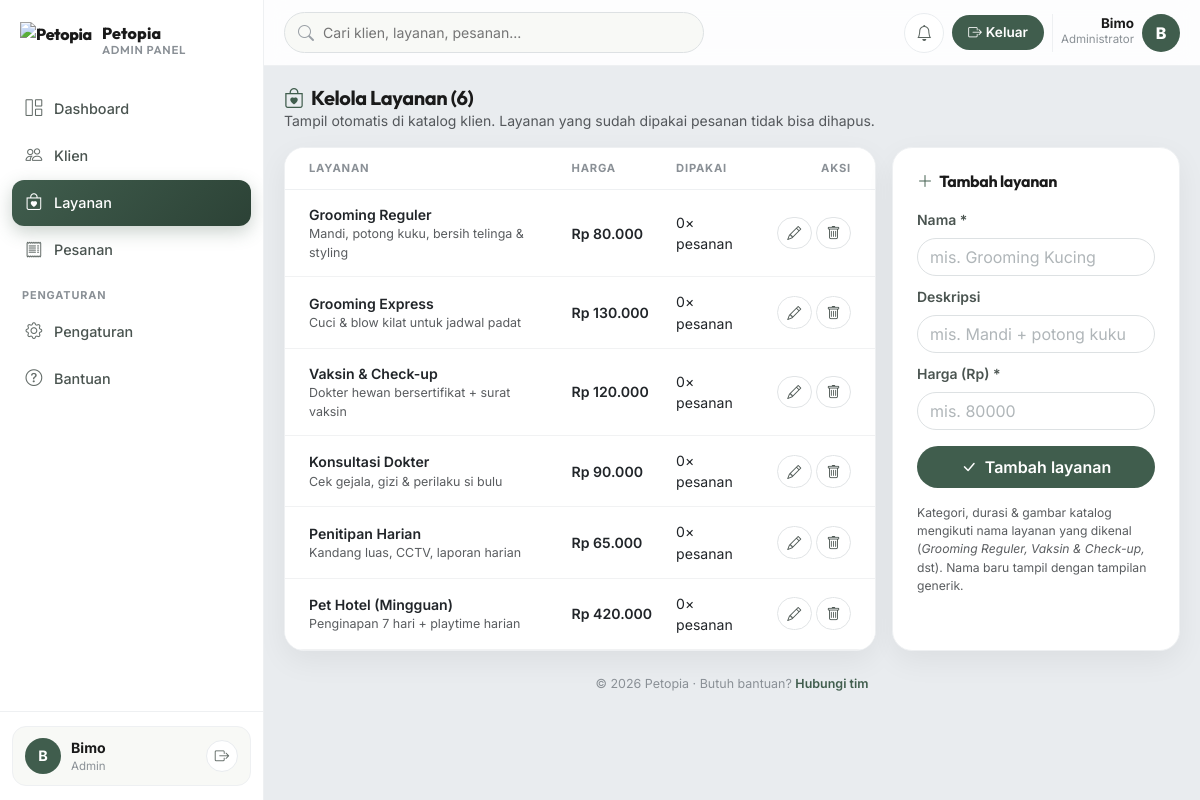
Page /routes/admin/admin_layanan.php (signed in) on the committed database.
### tables this page shows
CREATE TABLE `pelayanan` (
  `id_pelayanan` int NOT NULL AUTO_INCREMENT,
  `nama_layanan` varchar(100) NOT NULL,
  `deskripsi` varchar(256) DEFAULT NULL,
  `harga_perhari` int DEFAULT NULL,
  PRIMARY KEY (`id_pelayanan`)
);

### app/Core/helpers.php (called while the page is built, shortened)
<?php
function base_url(string $path = ''): string
{
    $uri = parse_url($_SERVER['REQUEST_URI'] ?? '/', PHP_URL_PATH) ?: '/';
    $uri = str_replace('\\', '/', $uri);
    $base = (substr($uri, -1) === '/') ? rtrim($uri, '/') : dirname($uri);
    $base = str_replace('\\', '/', $base);
    return $base . '/' . ltrim($path, '/');
}
function asset(string $path): string
{
    return base_url($path);
}
function view(string $name, array $data = []): void
{
    extract($data);
    require BASE_PATH . '/app/Views/' . $name . '.php';
}

### app/Controllers/AdminController.php (called while the page is built, shortened)
<?php
class AdminController
{
    private $db;
    public function __construct($koneksi)
    {
        $this->db = $koneksi;
    }
    public function layanan(): void
    {
        $edit = null;
        $rows = LayananModel::all($this->db);
        view('admin/layanan', ['layanan' => $rows, 'edit' => $edit, 'notifPending' => BookingModel::countByStatus($this->db, 'P')]);
    }
}

### routes/admin/admin_layanan.php (called while the page is built)
<?php
require_once dirname(__DIR__, 2) . '/app/bootstrap.php';
(new AdminController($koneksi))->layanan();

### app/Models/LayananModel.php (called while the page is built, shortened)
<?php
class LayananModel
{
    public static function all($koneksi): array
    {
        $q = mysqli_query($koneksi, "SELECT * FROM pelayanan ORDER BY id_pelayanan ASC");
        $rows = [];
        while ($r = mysqli_fetch_assoc($q)) {
            $rows[] = $r;
        }
        return $rows;
    }
}

### app/Views/admin/layanan.php (the view, shortened to what this page needs)
<?php $judul = 'Layanan - Admin Petopia'; $menuAktif = 'layanan'; require BASE_PATH . '/app/Views/partials/admin_top.php'; ?>
    <div class="d-flex flex-wrap justify-content-between align-items-center gap-2 mb-3">
      <div>
        <h5 class="fw-bold mb-0" style="letter-spacing:-.02em"><i class="bi bi-bag-heart me-1" style="color:var(--green)"></i> Kelola Layanan (<?php echo count($layanan); ?>)</h5>
        <div class="small text-muted">Tampil otomatis di katalog klien. Layanan yang sudah dipakai pesanan tidak bisa dihapus.</div>
      </div>
    </div>
    <div class="row g-3">
      <div class="col-12 col-xl-8">
        <div class="card-soft overflow-hidden h-100">
          <div class="table-responsive">
            <table class="table table-hover align-middle mb-0">
              <thead><tr><th class="ps-4">Layanan</th><th>Harga</th><th>Dipakai</th><th class="text-end pe-4">Aksi</th></tr></thead>
              <tbody style="font-size:.88rem">
                <?php foreach ($layanan as $l): ?>
                <tr>
                  <td class="ps-4">
                    <div class="fw-semibold"><?php echo htmlspecialchars($l['nama_layanan']); ?></div>
                    <div class="text-muted" style="font-size:.78rem"><?php echo htmlspecialchars($l['deskripsi'] ?? ''); ?></div>
                  </td>
                  <td class="fw-semibold" style="white-space:nowrap">Rp <?php echo number_format((int) $l['harga_perhari'], 0, ',', '.'); ?></td>
                  <td><?php echo (int) $l['dipakai']; ?>× pesanan</td>
                  <td class="text-end pe-4" style="white-space:nowrap">
                    <a href="admin_layanan.php?edit=<?php echo (int) $l['id_pelayanan']; ?>" class="btn btn-ghost btn-sm" style="padding:.3rem .6rem" title="Ubah"><i class="bi bi-pencil"></i></a>
                    <a href="hapus_layanan.php?id=<?php echo (int) $l['id_pelayanan']; ?>" class="btn btn-ghost btn-sm" style="padding:.3rem .6rem" title="Hapus" onclick="return confirm('Hapus layanan ini?')"><i class="bi bi-trash"></i></a>
                  </td>
                </tr>
                <?php endforeach; ?>
              </tbody>
            </table>
          </div>
        </div>
      </div>
      <div class="col-12 col-xl-4">
        <div class="card-soft p-4 h-100">
          <h6 class="fw-bold mb-3"><i class="bi bi-<?php echo $edit ? 'pencil' : 'plus-lg'; ?> me-1" style="color:var(--green)"></i> <?php echo $edit ? 'Ubah layanan' : 'Tambah layanan'; ?></h6>
          <form action="proses_layanan.php" method="POST">
            <div class="mb-2">
              <label class="form-label small fw-semibold" for="nama_layanan">Nama *</label>
              <input id="nama_layanan" type="text" name="nama_layanan" class="form-control" style="border-radius:50px" required maxlength="100" placeholder="mis. Grooming Kucing" value="<?php echo htmlspecialchars($edit['nama_layanan'] ?? ''); ?>">
            </div>
            <div class="mb-2">
              <label class="form-label small fw-semibold" for="deskripsi">Deskripsi</label>
              <input id="deskripsi" type="text" name="deskripsi" class="form-control" style="border-radius:50px" maxlength="256" placeholder="mis. Mandi + potong kuku" value="<?php echo htmlspecialchars($edit['deskripsi'] ?? ''); ?>">
            </div>
            <div class="mb-3">
              <label class="form-label small fw-semibold" for="harga_perhari">Harga (Rp) *</label>
              <input id="harga_perhari" type="number" name="harga_perhari" class="form-control" style="border-radius:50px" required min="1" step="500" placeholder="mis. 80000" value="<?php echo $edit ? (int) $edit['harga_perhari'] : ''; ?>">
            </div>
            <button type="submit" class="btn btn-primary-petopia w-100"><i class="bi bi-check-lg me-1"></i> <?php echo $edit ? 'Simpan perubahan' : 'Tambah layanan'; ?></button>
          </form>
          <div class="small text-muted mt-3" style="font-size:.76rem">Kategori, durasi & gambar katalog mengikuti nama layanan yang dikenal (<i>Grooming Reguler, Vaksin & Check-up,</i> dst). Nama baru tampil dengan tampilan generik.</div>
        </div>
      </div>
    </div>
  <?php require BASE_PATH . '/app/Views/partials/footer.php'; ?>
<?php require BASE_PATH . '/app/Views/partials/admin_foot.php'; ?>

### app/Views/partials/admin_top.php (shortened to what this page needs)
<?php
$menuAktif = $menuAktif ?? '';
?>
<!DOCTYPE html>
<html lang="id">
<head>
<link href="https://cdn.jsdelivr.net/npm/bootstrap@5.3.0/dist/css/bootstrap.min.css" rel="stylesheet">
<link href="https://cdn.jsdelivr.net/npm/bootstrap-icons@1.11.3/font/bootstrap-icons.css" rel="stylesheet">
<link rel="stylesheet" href="<?php echo asset('asset/css/admin.css'); ?>">
</head>
<body>
<aside class="sidebar" id="sidebar">
  <div class="sidebar-brand">
    <img src="<?php echo asset('asset/img/Petopia-01.png'); ?>" alt="Petopia" class="brand-logo">
    <div>
      <div style="font-weight:800;letter-spacing:.2px;line-height:1">Petopia</div>
      <div style="font-size:.72rem;color:#8a9096;font-weight:600;letter-spacing:.06em;text-transform:uppercase">Admin Panel</div>
    </div>
  </div>
  <nav class="sidebar-nav">
    <ul class="nav-petopia">
      <li><a<?php echo $menuAktif === 'dashboard' ? ' class="active"' : ''; ?> href="admin_dashboard.php"><i class="bi bi-grid-1x2"></i> Dashboard</a></li>
      <li><a<?php echo $menuAktif === 'klien' ? ' class="active"' : ''; ?> href="admin_klien.php"><i class="bi bi-people"></i> Klien</a></li>
      <li><a<?php echo $menuAktif === 'layanan' ? ' class="active"' : ''; ?> href="admin_layanan.php"><i class="bi bi-bag-heart"></i> Layanan</a></li>
      <li><a<?php echo $menuAktif === 'pesanan' ? ' class="active"' : ''; ?> href="admin_pesanan.php"><i class="bi bi-receipt"></i> Pesanan</a></li>
    </ul>
    <div class="label">Pengaturan</div>
    <ul class="nav-petopia">
      <li><a<?php echo $menuAktif === 'pengaturan' ? ' class="active"' : ''; ?> href="admin_pengaturan.php"><i class="bi bi-gear"></i> Pengaturan</a></li>
      <li><a<?php echo $menuAktif === 'bantuan' ? ' class="active"' : ''; ?> href="admin_bantuan.php"><i class="bi bi-question-circle"></i> Bantuan</a></li>
    </ul>
  </nav>
  <div class="sidebar-foot">
    <div class="user-mini">
      <div class="avatar"><?php echo strtoupper(substr($_SESSION['nama'],0,1)); ?></div>
      <div style="min-width:0;flex:1">
        <div style="font-weight:700;font-size:.88rem;white-space:nowrap;overflow:hidden;text-overflow:ellipsis"><?php echo htmlspecialchars($_SESSION['nama']); ?></div>
        <div style="font-size:.72rem;color:#8a9096">Admin</div>
      </div>
      <a href="logout.php" class="icon-btn" style="width:32px;height:32px" title="Keluar"><i class="bi bi-box-arrow-right" style="font-size:.9rem"></i></a>
    </div>
  </div>
</aside>
<main class="main">
  <div class="topbar">
    <form class="search-wrap" action="admin_cari.php" method="GET" role="search">
      <input type="search" name="q" value="<?php echo htmlspecialchars($qCari ?? ''); ?>" placeholder="Cari klien, layanan, pesanan..." aria-label="Cari">
    </form>
    <div class="ms-auto d-flex align-items-center gap-2">
      <?php $nPending = $notifPending ?? $pending ?? 0; ?>
      <a href="admin_pesanan.php" class="icon-btn" aria-label="Pesanan menunggu konfirmasi" title="<?php echo (int) $nPending; ?> pesanan menunggu konfirmasi"><i class="bi bi-bell"></i><?php if ($nPending > 0): ?><span class="dot"></span><?php endif; ?></a>
      <a href="logout.php" class="btn btn-logout-sm d-none d-sm-inline-flex align-items-center gap-1"><i class="bi bi-box-arrow-right"></i> Keluar</a>
      <div class="d-none d-sm-flex align-items-center gap-2 ps-2" style="border-left:1px solid #eef0f2">
        <div class="text-end d-none d-md-block">
          <div style="font-weight:700;font-size:.84rem;line-height:1"><?php echo htmlspecialchars($_SESSION['nama']); ?></div>
          <div style="font-size:.72rem;color:#8a9096">Administrator</div>
        </div>
        <div style="width:38px;height:38px;border-radius:50%;background:var(--green);color:#fff;display:flex;align-items:center;justify-content:center;font-weight:800"><?php echo strtoupper(substr($_SESSION['nama'],0,1)); ?></div>
      </div>
    </div>
  </div>
  <div class="content">

### app/Views/partials/footer.php (shortened to what this page needs)
<p class="text-center small mt-4 mb-0" style="color:var(--muted);font-size:.78rem;padding-bottom:18px">
  &copy; <?php echo date('Y'); ?> Petopia &middot; Butuh bantuan?
  <a href="https://wa.me/6285242539520" target="_blank" rel="noopener" style="color:var(--green);font-weight:600;text-decoration:none">Hubungi tim</a>
</p>

### app/Views/partials/admin_foot.php (shortened to what this page needs)
  </div>
</main>
</body>
</html>

### asset/css/admin.css (style rules this page uses)
:root { --green:#405d4d;--green-dark:#2c4236;--green-soft:#e6efe9; --bg:#e9ecef;--card:#ffffff;--ink:#1a1a1a;--muted:#8a9096;--line:#eef0f2; --radius:20px;--ease:cubic-bezier(.16,1,.3,1); --shadow-sm:0 10px 30px rgba(0,0,0,.06);--shadow-md:0 16px 40px rgba(64,93,77,.16); }
* { scrollbar-width:thin;scrollbar-color:#c3ccc7 transparent }
body { background:var(--bg);font-family:Inter,'Segoe UI',Tahoma,Verdana,sans-serif;min-height:100vh;color:var(--ink) }
h4,h5,h6,.kpi,.sidebar-brand { font-family:Outfit,Inter,'Segoe UI',sans-serif;letter-spacing:-.02em }
.sidebar { position:fixed;inset:0 auto 0 0;width:264px;background:#fff;border-right:1px solid var(--line);display:flex;flex-direction:column;z-index:1045;transition:transform .28s var(--ease) }
.sidebar-brand { padding:22px 20px 14px;display:flex;align-items:center;gap:10px;font-weight:800 }
.sidebar-brand .brand-logo { height:40px;width:auto;object-fit:contain;display:block }
.sidebar-nav { padding:10px 12px;overflow:auto;flex:1 }
.sidebar-nav .label { font-size:.68rem;letter-spacing:.08em;text-transform:uppercase;color:var(--muted);font-weight:700;padding:14px 10px 6px }
.nav-petopia { list-style:none;padding:0;margin:0;display:flex;flex-direction:column;gap:2px }
.nav-petopia a { display:flex;align-items:center;gap:10px;padding:10px 12px;border-radius:12px;color:#4a5450;text-decoration:none;font-size:.9rem;font-weight:500;transition:background .18s var(--ease),color .18s,transform .18s var(--ease) }
.nav-petopia a i { font-size:1.05rem;width:20px;text-align:center;opacity:.85 }
.nav-petopia a.active { background:linear-gradient(135deg,var(--green),var(--green-dark));color:#fff;box-shadow:0 6px 18px rgba(64,93,77,.28) }
.nav-petopia a.active i { opacity:1 }
.sidebar-foot { padding:14px 12px;border-top:1px solid var(--line) }
.user-mini { display:flex;align-items:center;gap:10px;padding:10px 12px;border-radius:14px;background:#f8f9f6;border:1px solid var(--line) }
.user-mini .avatar { width:36px;height:36px;border-radius:50%;background:var(--green);color:#fff;display:flex;align-items:center;justify-content:center;font-weight:700;font-size:.9rem;flex-shrink:0 }
.main { margin-left:264px;min-height:100vh;display:flex;flex-direction:column }
.topbar { position:sticky;top:0;z-index:1020;background:rgba(255,255,255,.9);backdrop-filter:blur(10px);-webkit-backdrop-filter:blur(10px);border-bottom:1px solid var(--line);padding:12px 20px;display:flex;align-items:center;gap:12px }
.search-wrap { position:relative;flex:1;max-width:420px }
.search-wrap input { padding:9px 14px 9px 38px;border-radius:50px;border:1px solid #dde1e3;background:#f8f9f6;font-size:.88rem;width:100%;transition:border-color .18s,box-shadow .18s,background .18s }
.icon-btn { width:40px;height:40px;border-radius:50%;border:1px solid #e9ecef;background:#fff;display:flex;align-items:center;justify-content:center;color:#5a645f;position:relative;transition:border-color .18s,transform .18s var(--ease),box-shadow .18s }
a.icon-btn { text-decoration:none;display:inline-flex }
.btn-logout-sm { border-radius:50px;padding:.45rem 1rem;font-weight:600;background:var(--green);color:#fff;border:none;font-size:.85rem;transition:background .18s,transform .18s var(--ease) }
.content { padding:20px;flex:1;animation:pageIn .45s var(--ease) both }
.card-soft { background:var(--card);border:1px solid var(--line);border-radius:var(--radius);box-shadow:var(--shadow-sm) }
.table thead th { font-size:.7rem;letter-spacing:.07em;text-transform:uppercase;color:var(--muted);font-weight:700;border-bottom:1px solid var(--line);padding:12px;white-space:nowrap }
.table td { padding:14px 12px;vertical-align:middle;border-color:#f1f2f3 }
.table tbody tr { transition:background .15s }
.btn-primary-petopia { background:var(--green);border:none;border-radius:50px;padding:.55rem 1.15rem;font-weight:600;color:#fff;transition:background .18s,transform .18s var(--ease),box-shadow .18s }
.btn-ghost { border-radius:50px;border:1px solid #e1e4e6;background:#fff;font-weight:600;color:#4a5450;transition:border-color .18s,color .18s,transform .18s var(--ease) }
.content .form-control,.content .form-select,.card-soft .form-control,.card-soft .form-select { border-color:#dde1e3;color:var(--ink);transition:border-color .18s,box-shadow .18s }
.content .form-control::placeholder,.card-soft .form-control::placeholder { color:#b0b6b9 }
.content .form-label,.card-soft .form-label { font-weight:600;color:#4a5450 }

### rows in the picture
pelayanan: nama_layanan "Grooming Reguler", deskripsi "Mandi, potong kuku, bersih telinga & styling", harga_perhari "80.000", dipakai "0"
pelayanan: nama_layanan "Grooming Express", deskripsi "Cuci & blow kilat untuk jadwal padat", harga_perhari "130.000", dipakai "0"
pelayanan: nama_layanan "Vaksin & Check-up", deskripsi "Dokter hewan bersertifikat + surat vaksin", harga_perhari "120.000", dipakai "0"
pelayanan: nama_layanan "Konsultasi Dokter", deskripsi "Cek gejala, gizi & perilaku si bulu", harga_perhari "90.000", dipakai "0"
pelayanan: nama_layanan "Penitipan Harian", deskripsi "Kandang luas, CCTV, laporan harian", harga_perhari "65.000", dipakai "0"
pelayanan: nama_layanan "Pet Hotel (Mingguan)", deskripsi "Penginapan 7 hari + playtime harian", harga_perhari "420.000", dipakai "0"

### other values in the picture
substr($_SESSION['nama'],0,1) "B"
$_SESSION['nama'] "Bimo"
count($layanan) "6"
